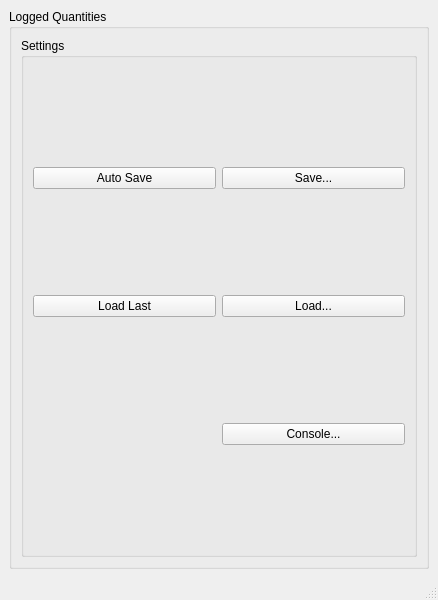
<?xml version="1.0" encoding="UTF-8"?>
<ui version="4.0">
 <class>MainWindow</class>
 <widget class="QMainWindow" name="MainWindow">
  <property name="geometry">
   <rect>
    <x>0</x>
    <y>0</y>
    <width>438</width>
    <height>600</height>
   </rect>
  </property>
  <property name="windowTitle">
   <string>ScopeFoundry</string>
  </property>
  <property name="unifiedTitleAndToolBarOnMac">
   <bool>false</bool>
  </property>
  <widget class="QWidget" name="centralwidget">
   <layout class="QHBoxLayout" name="horizontalLayout_2" stretch="0">
    <item>
     <widget class="QGroupBox" name="lq_trees_groupBox">
      <property name="title">
       <string>Logged Quantities</string>
      </property>
      <layout class="QVBoxLayout" name="tree_layout">
       <item>
        <widget class="QGroupBox" name="settings_groupBox">
         <property name="title">
          <string>Settings</string>
         </property>
         <layout class="QGridLayout" name="gridLayout_7">
          <item row="1" column="0">
           <widget class="QPushButton" name="settings_load_last_pushButton">
            <property name="text">
             <string>Load Last</string>
            </property>
           </widget>
          </item>
          <item row="0" column="0">
           <widget class="QPushButton" name="settings_autosave_pushButton">
            <property name="text">
             <string>Auto Save</string>
            </property>
           </widget>
          </item>
          <item row="0" column="1">
           <widget class="QPushButton" name="settings_save_pushButton">
            <property name="text">
             <string>Save...</string>
            </property>
           </widget>
          </item>
          <item row="1" column="1">
           <widget class="QPushButton" name="settings_load_pushButton">
            <property name="text">
             <string>Load...</string>
            </property>
           </widget>
          </item>
          <item row="2" column="1">
           <widget class="QPushButton" name="console_pushButton">
            <property name="text">
             <string>Console...</string>
            </property>
           </widget>
          </item>
         </layout>
        </widget>
       </item>
      </layout>
     </widget>
    </item>
   </layout>
  </widget>
  <widget class="QMenuBar" name="menubar">
   <property name="geometry">
    <rect>
     <x>0</x>
     <y>0</y>
     <width>438</width>
     <height>17</height>
    </rect>
   </property>
  </widget>
  <widget class="QStatusBar" name="statusbar"/>
 </widget>
 <resources/>
 <connections/>
</ui>
